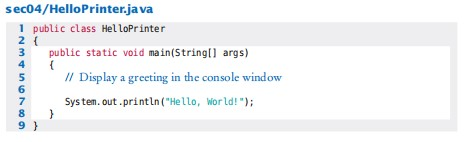
%> input picture Semester_3/PEMROGRAMAN_DASAR2/gambar/gambar3.jpg, 472 x 142 px
$ octave Tugas6b_Octave.m   (GNU Octave 9; MATLAB toolbox functions it lacks are replaced by stand-ins)
%> lines starting %> are read from the running program, lines starting %| are printed output that depends on the picture; in (x1, y1, x2, y2) boxes, pixels count from 0 and x2, y2 are one past the last pixel; in counts of white or black regions, pixels touching at a corner belong together; the program's own positions count from 1
foto = imread('C:/gambar/gambar3.jpg');
%> foto is the input picture: size 142x472x3 uint8; mean R, G, B 242.5, 243.9, 245.5
fgray = rgb2gray(foto);
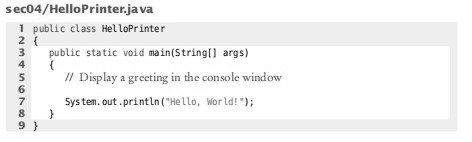
%> fgray: size 142x472 uint8; min 37, max 255, mean 243.6
[row,col] = size(foto);
%> row = 142; col = 1416

pesan = "Putri Tari Lestari 2110131120002";
pAscii = uint8(pesan);
pBiner = dec2bin(pAscii,8);
pBiner = str2num(pBiner);

tPesan = transpose(pBiner);
tPesanA = tPesan(:);
tHasilP = transpose(tPesan);
panj = length(tHasilP);
counter = 1;
stegonography = fgray;
%stegonography = zeros(row,col);

for x = 1:row
for y = 1:col
  if (counter <= panj)
    LSB = bitget(fgray(x,y), 1);
    binerP = tHasilP(counter);
    temp = xor(LSB, binerP);
    stegonography(x,y) = fgray(x,y) + temp;
    counter = counter + 1;
  else
    break;
  endif
endfor
endfor
%> stegonography: size 142x472 uint8; 0.03% of pixels changed, all inside (x1, y1, x2, y2) = (0, 0, 32, 1)
%> after the loop, LSB = false; binerP = 110010; counter = 33; temp = true

subplot(1,2,1); imshow(fgray); title('Gambar biasa');
subplot(1,2,2); imshow(stegonography, "hasil.jpg"); title('Stegonography');

$ run again, with Semester_3/PEMROGRAMAN_DASAR2/gambar/gambar1.jpg copied over Semester_3/PEMROGRAMAN_DASAR2/gambar/gambar3.jpg
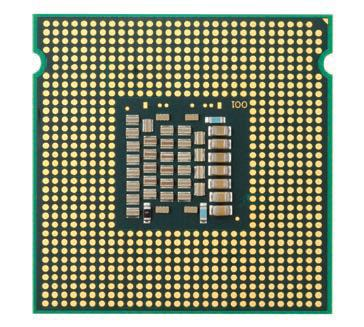
%> input picture Semester_3/PEMROGRAMAN_DASAR2/gambar/gambar1.jpg, 364 x 327 px
%> foto is the input picture: size 327x364x3 uint8; mean R, G, B 148.4, 153.3, 129.5
%> `fgray = rgb2gray(foto);`:
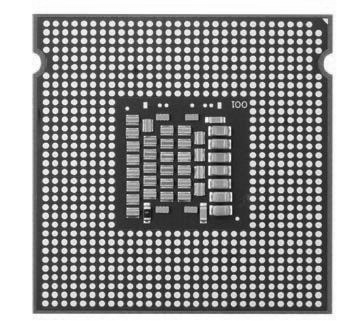
%> fgray: size 327x364 uint8; min 2, max 255, mean 149.1
%> after the loop `for x = 1:row`: LSB = true; binerP = 110010; counter = 33; temp = false

$ run again, with Semester_3/PEMROGRAMAN_DASAR2/gambar/gambar4.jpg copied over Semester_3/PEMROGRAMAN_DASAR2/gambar/gambar3.jpg
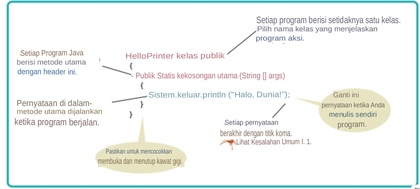
%> input picture Semester_3/PEMROGRAMAN_DASAR2/gambar/gambar4.jpg, 420 x 189 px, shrunk from 1637 x 736 before the run
%> foto is the input picture: size 189x420x3 uint8; mean R, G, B 241, 244.7, 242.8
%> `fgray = rgb2gray(foto);`:
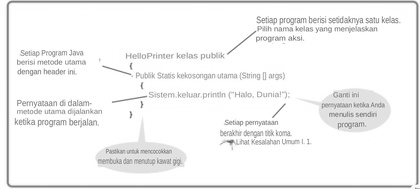
%> fgray: size 189x420 uint8; min 88, max 255, mean 243.4
%> after the loop `for x = 1:row`: LSB = true; binerP = 110010; counter = 33; temp = false

$ run again, with Semester_3/PEMROGRAMAN_DASAR2/gambar/gambar5.jpg copied over Semester_3/PEMROGRAMAN_DASAR2/gambar/gambar3.jpg
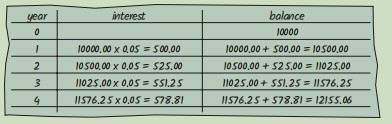
%> input picture Semester_3/PEMROGRAMAN_DASAR2/gambar/gambar5.jpg, 392 x 124 px
%> foto is the input picture: size 124x392x3 uint8; mean R, G, B 167.9, 183.6, 168.8
%> `fgray = rgb2gray(foto);`:
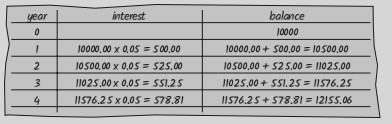
%> fgray: size 124x392 uint8; min 15, max 224, mean 177.2
%> after the loop `for x = 1:row`: LSB = false; binerP = 110010; counter = 33; temp = true
